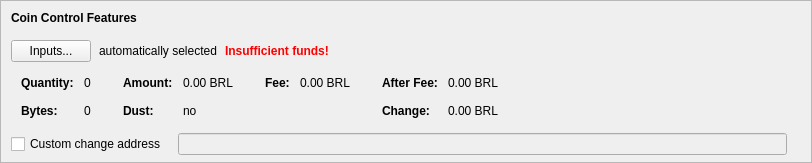
    <widget class="QFrame" name="frameCoinControl">
     <property name="sizePolicy">
      <sizepolicy hsizetype="Expanding" vsizetype="Expanding">
       <horstretch>0</horstretch>
       <verstretch>0</verstretch>
      </sizepolicy>
     </property>
     <property name="maximumSize">
      <size>
       <width>16777215</width>
       <height>16777215</height>
      </size>
     </property>
     <property name="frameShape">
      <enum>QFrame::StyledPanel</enum>
     </property>
     <property name="frameShadow">
      <enum>QFrame::Sunken</enum>
     </property>
     <layout class="QVBoxLayout" name="verticalLayoutCoinControl2">
      <property name="spacing">
       <number>0</number>
      </property>
      <property name="leftMargin">
       <number>0</number>
      </property>
      <property name="topMargin">
       <number>0</number>
      </property>
      <property name="rightMargin">
       <number>0</number>
      </property>
      <property name="bottomMargin">
       <number>6</number>
      </property>
      <item>
       <layout class="QVBoxLayout" name="verticalLayoutCoinControl" stretch="0,0,0,0,1">
        <property name="spacing">
         <number>0</number>
        </property>
        <property name="leftMargin">
         <number>10</number>
        </property>
        <property name="topMargin">
         <number>10</number>
        </property>
        <item>
         <layout class="QHBoxLayout" name="horizontalLayoutCoinControl1">
          <property name="bottomMargin">
           <number>15</number>
          </property>
          <item>
           <widget class="QLabel" name="labelCoinControlFeatures">
            <property name="sizePolicy">
             <sizepolicy hsizetype="Preferred" vsizetype="Maximum">
              <horstretch>0</horstretch>
              <verstretch>0</verstretch>
             </sizepolicy>
            </property>
            <property name="font">
             <font>
              <weight>75</weight>
              <bold>true</bold>
             </font>
            </property>
            <property name="styleSheet">
             <string notr="true">font-weight:bold;</string>
            </property>
            <property name="text">
             <string>Coin Control Features</string>
            </property>
           </widget>
          </item>
         </layout>
        </item>
        <item>
         <layout class="QHBoxLayout" name="horizontalLayoutCoinControl2" stretch="0,0,0,0">
          <property name="spacing">
           <number>8</number>
          </property>
          <property name="bottomMargin">
           <number>10</number>
          </property>
          <item>
           <widget class="QPushButton" name="pushButtonCoinControl">
            <property name="styleSheet">
             <string notr="true"/>
            </property>
            <property name="text">
             <string>Inputs...</string>
            </property>
            <property name="autoDefault">
             <bool>false</bool>
            </property>
           </widget>
          </item>
          <item>
           <widget class="QLabel" name="labelCoinControlAutomaticallySelected">
            <property name="text">
             <string>automatically selected</string>
            </property>
            <property name="margin">
             <number>5</number>
            </property>
           </widget>
          </item>
          <item>
           <widget class="QLabel" name="labelCoinControlInsuffFunds">
            <property name="font">
             <font>
              <weight>75</weight>
              <bold>true</bold>
             </font>
            </property>
            <property name="styleSheet">
             <string notr="true">color:red;font-weight:bold;</string>
            </property>
            <property name="text">
             <string>Insufficient funds!</string>
            </property>
            <property name="margin">
             <number>5</number>
            </property>
           </widget>
          </item>
          <item>
           <spacer name="horizontalSpacerCoinControl">
            <property name="orientation">
             <enum>Qt::Horizontal</enum>
            </property>
            <property name="sizeHint" stdset="0">
             <size>
              <width>40</width>
              <height>1</height>
             </size>
            </property>
           </spacer>
          </item>
         </layout>
        </item>
        <item>
         <widget class="QWidget" name="widgetCoinControl" native="true">
          <property name="sizePolicy">
           <sizepolicy hsizetype="Preferred" vsizetype="Preferred">
            <horstretch>0</horstretch>
            <verstretch>0</verstretch>
           </sizepolicy>
          </property>
          <property name="minimumSize">
           <size>
            <width>0</width>
            <height>0</height>
           </size>
          </property>
          <property name="styleSheet">
           <string notr="true"/>
          </property>
          <layout class="QHBoxLayout" name="horizontalLayoutCoinControl5">
           <property name="leftMargin">
            <number>0</number>
           </property>
           <property name="topMargin">
            <number>0</number>
           </property>
           <property name="rightMargin">
            <number>0</number>
           </property>
           <property name="bottomMargin">
            <number>0</number>
           </property>
           <item>
            <layout class="QHBoxLayout" name="horizontalLayoutCoinControl3" stretch="0,0,0,1">
             <property name="spacing">
              <number>20</number>
             </property>
             <property name="topMargin">
              <number>0</number>
             </property>
             <property name="bottomMargin">
              <number>10</number>
             </property>
             <item>
              <layout class="QFormLayout" name="formLayoutCoinControl1">
               <property name="horizontalSpacing">
                <number>10</number>
               </property>
               <property name="verticalSpacing">
                <number>14</number>
               </property>
               <property name="leftMargin">
                <number>10</number>
               </property>
               <property name="topMargin">
                <number>4</number>
               </property>
               <property name="rightMargin">
                <number>6</number>
               </property>
               <item row="0" column="0">
                <widget class="QLabel" name="labelCoinControlQuantityText">
                 <property name="font">
                  <font>
                   <weight>75</weight>
                   <bold>true</bold>
                  </font>
                 </property>
                 <property name="text">
                  <string>Quantity:</string>
                 </property>
                 <property name="margin">
                  <number>0</number>
                 </property>
                </widget>
               </item>
               <item row="0" column="1">
                <widget class="QLabel" name="labelCoinControlQuantity">
                 <property name="cursor">
                  <cursorShape>IBeamCursor</cursorShape>
                 </property>
                 <property name="contextMenuPolicy">
                  <enum>Qt::ActionsContextMenu</enum>
                 </property>
                 <property name="text">
                  <string notr="true">0</string>
                 </property>
                 <property name="margin">
                  <number>0</number>
                 </property>
                 <property name="textInteractionFlags">
                  <set>Qt::LinksAccessibleByMouse|Qt::TextSelectableByKeyboard|Qt::TextSelectableByMouse</set>
                 </property>
                </widget>
               </item>
               <item row="1" column="0">
                <widget class="QLabel" name="labelCoinControlBytesText">
                 <property name="font">
                  <font>
                   <weight>75</weight>
                   <bold>true</bold>
                  </font>
                 </property>
                 <property name="text">
                  <string>Bytes:</string>
                 </property>
                </widget>
               </item>
               <item row="1" column="1">
                <widget class="QLabel" name="labelCoinControlBytes">
                 <property name="cursor">
                  <cursorShape>IBeamCursor</cursorShape>
                 </property>
                 <property name="contextMenuPolicy">
                  <enum>Qt::ActionsContextMenu</enum>
                 </property>
                 <property name="text">
                  <string notr="true">0</string>
                 </property>
                 <property name="textInteractionFlags">
                  <set>Qt::LinksAccessibleByMouse|Qt::TextSelectableByKeyboard|Qt::TextSelectableByMouse</set>
                 </property>
                </widget>
               </item>
              </layout>
             </item>
             <item>
              <layout class="QFormLayout" name="formLayoutCoinControl2">
               <property name="horizontalSpacing">
                <number>10</number>
               </property>
               <property name="verticalSpacing">
                <number>14</number>
               </property>
               <property name="leftMargin">
                <number>6</number>
               </property>
               <property name="topMargin">
                <number>4</number>
               </property>
               <property name="rightMargin">
                <number>6</number>
               </property>
               <item row="0" column="0">
                <widget class="QLabel" name="labelCoinControlAmountText">
                 <property name="font">
                  <font>
                   <weight>75</weight>
                   <bold>true</bold>
                  </font>
                 </property>
                 <property name="text">
                  <string>Amount:</string>
                 </property>
                 <property name="margin">
                  <number>0</number>
                 </property>
                </widget>
               </item>
               <item row="0" column="1">
                <widget class="QLabel" name="labelCoinControlAmount">
                 <property name="cursor">
                  <cursorShape>IBeamCursor</cursorShape>
                 </property>
                 <property name="contextMenuPolicy">
                  <enum>Qt::ActionsContextMenu</enum>
                 </property>
                 <property name="text">
                  <string notr="true">0.00 BRL</string>
                 </property>
                 <property name="textInteractionFlags">
                  <set>Qt::LinksAccessibleByMouse|Qt::TextSelectableByKeyboard|Qt::TextSelectableByMouse</set>
                 </property>
                </widget>
               </item>
               <item row="1" column="0">
                <widget class="QLabel" name="labelCoinControlLowOutputText">
                 <property name="font">
                  <font>
                   <weight>75</weight>
                   <bold>true</bold>
                  </font>
                 </property>
                 <property name="text">
                  <string>Dust:</string>
                 </property>
                </widget>
               </item>
               <item row="1" column="1">
                <widget class="QLabel" name="labelCoinControlLowOutput">
                 <property name="cursor">
                  <cursorShape>IBeamCursor</cursorShape>
                 </property>
                 <property name="contextMenuPolicy">
                  <enum>Qt::ActionsContextMenu</enum>
                 </property>
                 <property name="text">
                  <string notr="true">no</string>
                 </property>
                 <property name="textInteractionFlags">
                  <set>Qt::LinksAccessibleByMouse|Qt::TextSelectableByKeyboard|Qt::TextSelectableByMouse</set>
                 </property>
                </widget>
               </item>
              </layout>
             </item>
             <item>
              <layout class="QFormLayout" name="formLayoutCoinControl3">
               <property name="horizontalSpacing">
                <number>10</number>
               </property>
               <property name="verticalSpacing">
                <number>14</number>
               </property>
               <property name="leftMargin">
                <number>6</number>
               </property>
               <property name="topMargin">
                <number>4</number>
               </property>
               <property name="rightMargin">
                <number>6</number>
               </property>
               <item row="0" column="0">
                <widget class="QLabel" name="labelCoinControlFeeText">
                 <property name="font">
                  <font>
                   <weight>75</weight>
                   <bold>true</bold>
                  </font>
                 </property>
                 <property name="text">
                  <string>Fee:</string>
                 </property>
                 <property name="margin">
                  <number>0</number>
                 </property>
                </widget>
               </item>
               <item row="0" column="1">
                <widget class="QLabel" name="labelCoinControlFee">
                 <property name="cursor">
                  <cursorShape>IBeamCursor</cursorShape>
                 </property>
                 <property name="contextMenuPolicy">
                  <enum>Qt::ActionsContextMenu</enum>
                 </property>
                 <property name="text">
                  <string notr="true">0.00 BRL</string>
                 </property>
                 <property name="textInteractionFlags">
                  <set>Qt::LinksAccessibleByMouse|Qt::TextSelectableByKeyboard|Qt::TextSelectableByMouse</set>
                 </property>
                </widget>
               </item>
              </layout>
             </item>
             <item>
              <layout class="QFormLayout" name="formLayoutCoinControl4">
               <property name="horizontalSpacing">
                <number>10</number>
               </property>
               <property name="verticalSpacing">
                <number>14</number>
               </property>
               <property name="leftMargin">
                <number>6</number>
               </property>
               <property name="topMargin">
                <number>4</number>
               </property>
               <property name="rightMargin">
                <number>6</number>
               </property>
               <item row="0" column="0">
                <widget class="QLabel" name="labelCoinControlAfterFeeText">
                 <property name="font">
                  <font>
                   <weight>75</weight>
                   <bold>true</bold>
                  </font>
                 </property>
                 <property name="text">
                  <string>After Fee:</string>
                 </property>
                 <property name="margin">
                  <number>0</number>
                 </property>
                </widget>
               </item>
               <item row="0" column="1">
                <widget class="QLabel" name="labelCoinControlAfterFee">
                 <property name="cursor">
                  <cursorShape>IBeamCursor</cursorShape>
                 </property>
                 <property name="contextMenuPolicy">
                  <enum>Qt::ActionsContextMenu</enum>
                 </property>
                 <property name="text">
                  <string notr="true">0.00 BRL</string>
                 </property>
                 <property name="textInteractionFlags">
                  <set>Qt::LinksAccessibleByMouse|Qt::TextSelectableByKeyboard|Qt::TextSelectableByMouse</set>
                 </property>
                </widget>
               </item>
               <item row="1" column="0">
                <widget class="QLabel" name="labelCoinControlChangeText">
                 <property name="font">
                  <font>
                   <weight>75</weight>
                   <bold>true</bold>
                  </font>
                 </property>
                 <property name="text">
                  <string>Change:</string>
                 </property>
                </widget>
               </item>
               <item row="1" column="1">
                <widget class="QLabel" name="labelCoinControlChange">
                 <property name="cursor">
                  <cursorShape>IBeamCursor</cursorShape>
                 </property>
                 <property name="contextMenuPolicy">
                  <enum>Qt::ActionsContextMenu</enum>
                 </property>
                 <property name="text">
                  <string notr="true">0.00 BRL</string>
                 </property>
                 <property name="textInteractionFlags">
                  <set>Qt::LinksAccessibleByMouse|Qt::TextSelectableByKeyboard|Qt::TextSelectableByMouse</set>
                 </property>
                </widget>
               </item>
              </layout>
             </item>
            </layout>
           </item>
          </layout>
         </widget>
        </item>
        <item>
         <layout class="QHBoxLayout" name="horizontalLayoutCoinControl4" stretch="0,0,0">
          <property name="spacing">
           <number>12</number>
          </property>
          <property name="sizeConstraint">
           <enum>QLayout::SetDefaultConstraint</enum>
          </property>
          <property name="topMargin">
           <number>5</number>
          </property>
          <property name="rightMargin">
           <number>5</number>
          </property>
          <item>
           <widget class="QCheckBox" name="checkBoxCoinControlChange">
            <property name="toolTip">
             <string>If this is activated, but the change address is empty or invalid, change will be sent to a newly generated address.</string>
            </property>
            <property name="text">
             <string>Custom change address</string>
            </property>
           </widget>
          </item>
          <item>
           <widget class="QValidatedLineEdit" name="lineEditCoinControlChange">
            <property name="enabled">
             <bool>false</bool>
            </property>
            <property name="sizePolicy">
             <sizepolicy hsizetype="Expanding" vsizetype="Fixed">
              <horstretch>0</horstretch>
              <verstretch>0</verstretch>
             </sizepolicy>
            </property>
           </widget>
          </item>
          <item>
           <widget class="QLabel" name="labelCoinControlChangeLabel">
            <property name="sizePolicy">
             <sizepolicy hsizetype="Preferred" vsizetype="Expanding">
              <horstretch>0</horstretch>
              <verstretch>0</verstretch>
             </sizepolicy>
            </property>
            <property name="minimumSize">
             <size>
              <width>0</width>
              <height>0</height>
             </size>
            </property>
            <property name="text">
             <string/>
            </property>
            <property name="margin">
             <number>3</number>
            </property>
           </widget>
          </item>
         </layout>
        </item>
        <item>
         <spacer name="verticalSpacerCoinControl">
          <property name="orientation">
           <enum>Qt::Vertical</enum>
          </property>
          <property name="sizeHint" stdset="0">
           <size>
            <width>800</width>
            <height>1</height>
           </size>
          </property>
         </spacer>
        </item>
       </layout>
      </item>
     </layout>
    </widget>
